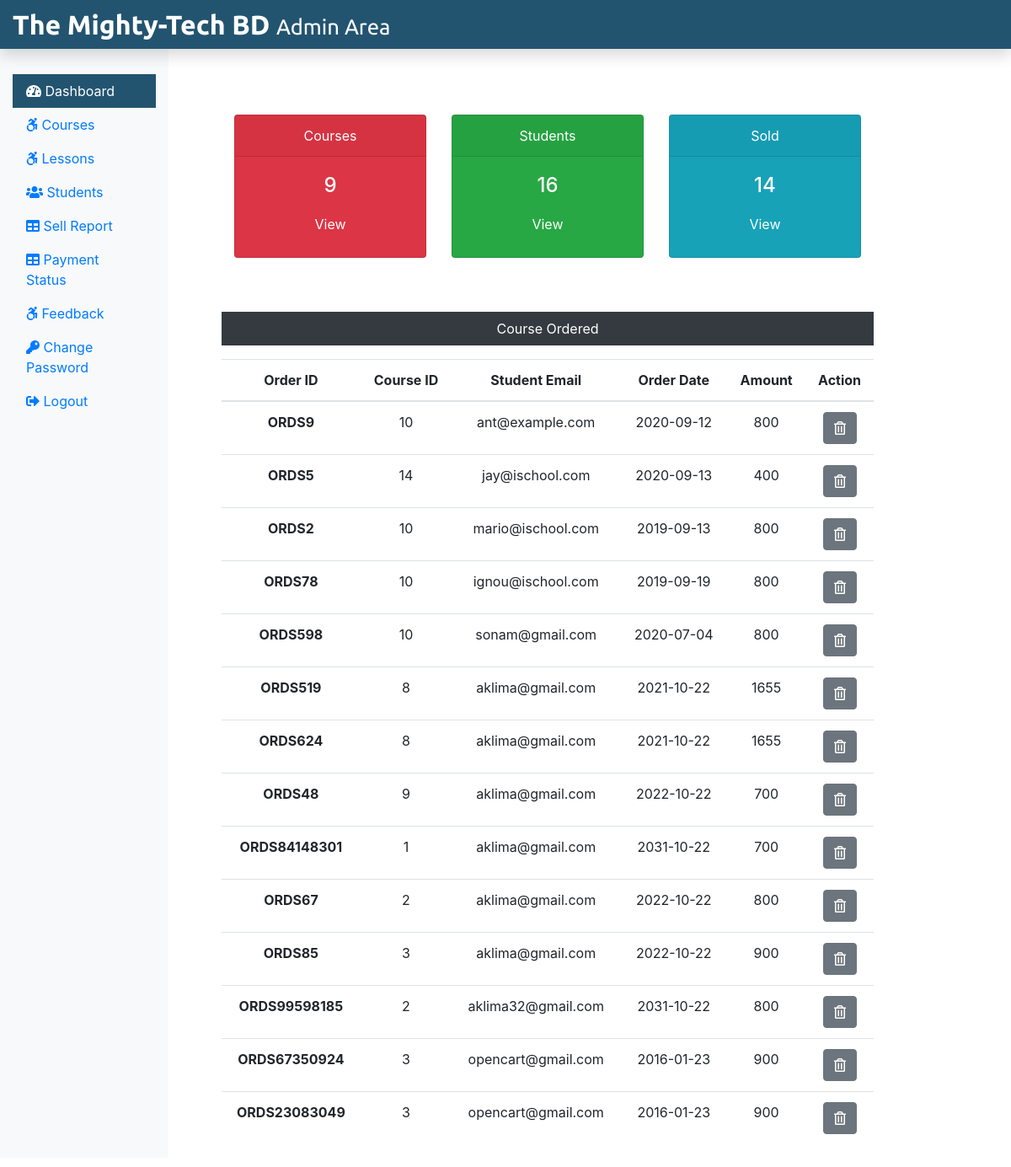
The app's page /admin/adminDashboard.php (signed in) with its own data.
### tables this page shows
CREATE TABLE `courseorder` (
  `co_id` int(11) NOT NULL,
  `order_id` varchar(255) NOT NULL,
  `stu_email` varchar(255) NOT NULL,
  `course_id` int(11) NOT NULL,
  `status` varchar(255) NOT NULL,
  `respmsg` text NOT NULL,
  `amount` int(11) NOT NULL,
  `order_date` date NOT NULL
);

### admin/adminDashboard.php (the view, shortened to what this page needs)
<?php
include('./adminInclude/header.php');
include('../dbConnection.php');
$sql = "SELECT * FROM course";
$result = $conn->query($sql);
$totalcourse = $result->num_rows;
 $sql = "SELECT * FROM student";
 $result = $conn->query($sql);
 $totalstu = $result->num_rows;
 $sql = "SELECT * FROM courseorder";
 $result = $conn->query($sql);
 $totalsold = $result->num_rows;
?>
  <div class="col-sm-9 mt-5">
    <div class="row mx-5 text-center">
      <div class="col-sm-4 mt-5">
        <div class="card text-white bg-danger mb-3" style="max-width: 18rem;">
          <div class="card-header">Courses</div>
          <div class="card-body">
            <h4 class="card-title">
              <?php echo $totalcourse; ?>
            </h4>
            <a class="btn text-white" href="courses.php">View</a>
          </div>
        </div>
      </div>
      <div class="col-sm-4 mt-5">
        <div class="card text-white bg-success mb-3" style="max-width: 18rem;">
          <div class="card-header">Students</div>
          <div class="card-body">
            <h4 class="card-title">
              <?php echo $totalstu; ?>
            </h4>
            <a class="btn text-white" href="students.php">View</a>
          </div>
        </div>
      </div>
      <div class="col-sm-4 mt-5">
        <div class="card text-white bg-info mb-3" style="max-width: 18rem;">
          <div class="card-header">Sold</div>
          <div class="card-body">
            <h4 class="card-title">
              <?php echo $totalsold; ?>
            </h4>
            <a class="btn text-white" href="sellreport.php">View</a>
          </div>
        </div>
      </div>
    </div>
    <div class="mx-5 mt-5 text-center">
      <p class=" bg-dark text-white p-2">Course Ordered</p>
      <?php
      $sql = "SELECT * FROM courseorder";
      $result = $conn->query($sql);
      if($result->num_rows > 0){
  echo '<table class="table">
    <thead>
    <tr>
      <th scope="col">Order ID</th>
      <th scope="col">Course ID</th>
      <th scope="col">Student Email</th>
      <th scope="col">Order Date</th>
      <th scope="col">Amount</th>
      <th scope="col">Action</th>
    </tr>
    </thead>
    <tbody>';
    while($row = $result->fetch_assoc()){
    echo '<tr>';
      echo '<th scope="row">'.$row["order_id"].'</th>';
      echo '<td>'. $row["course_id"].'</td>';
      echo '<td>'.$row["stu_email"].'</td>';
      echo '<td>'.$row["order_date"].'</td>';
      echo '<td>'.$row["amount"].'</td>';
      echo '<td><form action="" method="POST" class="d-inline"><input type="hidden" name="id" value='. $row["co_id"] .'><button type="submit" class="btn btn-secondary" name="delete" value="Delete"><i class="far fa-trash-alt"></i></button></form></td>';
      echo '</tr>';
    }
  echo '</tbody>
  </table>';
  } else {
    echo "0 Result";
  }
  ?>
    </div>
  </div>
  </div>
  </div>
<?php
include('./adminInclude/footer.php');
?>

### records on screen
courseorder: order "ORDS9", course "10", stu_email "ant@example.com", order_date "2020-09-12", amount "800"
courseorder: order "ORDS5", course "14", stu_email "jay@ischool.com", order_date "2020-09-13", amount "400"
courseorder: order "ORDS2", course "10", stu_email "mario@ischool.com", order_date "2019-09-13", amount "800"
courseorder: order "ORDS78", course "10", stu_email "ignou@ischool.com", order_date "2019-09-19", amount "800"
courseorder: order "ORDS598", course "10", stu_email "sonam@gmail.com", order_date "2020-07-04", amount "800"
courseorder: order "ORDS519", course "8", stu_email "aklima@gmail.com", order_date "2021-10-22", amount "1655"
courseorder: order "ORDS624", course "8", stu_email "aklima@gmail.com", order_date "2021-10-22", amount "1655"
courseorder: order "ORDS48", course "9", stu_email "aklima@gmail.com", order_date "2022-10-22", amount "700"
courseorder: order "ORDS84148301", course "1", stu_email "aklima@gmail.com", order_date "2031-10-22", amount "700"
courseorder: order "ORDS67", course "2", stu_email "aklima@gmail.com", order_date "2022-10-22", amount "800"
courseorder: order "ORDS85", course "3", stu_email "aklima@gmail.com", order_date "2022-10-22", amount "900"
courseorder: order "ORDS99598185", course "2", stu_email "aklima32@gmail.com", order_date "2031-10-22", amount "800"
courseorder: order "ORDS67350924", course "3", stu_email "opencart@gmail.com", order_date "2016-01-23", amount "900"
courseorder: order "ORDS23083049", course "3", stu_email "opencart@gmail.com", order_date "2016-01-23", amount "900"

### other values on screen
$totalcourse "9"
$totalstu "16"
$totalsold "14"
